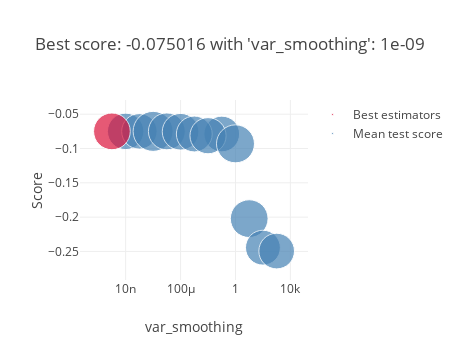

Notebook code cell kept with this figure:
### Code cell
from sklearn.naive_bayes import GaussianNB
gnb = GaussianNB()
parameters = {
    'var_smoothing' : [1e-9, 1e-8, 1e-7, 1e-6, 1e-5, 1e-4, 1e-3, 1e-2, 1e-1, 1, 10, 100, 1000],
}
grid_search = GridSearchCV(gnb, parameters, cv=k_fold,  scoring='neg_brier_score')
grid_result = grid_search.fit(X_filter_test, y_test)
cv_results = pd.DataFrame(grid_search.cv_results_).sort_values(by=['rank_test_score', 'mean_fit_time'])
display(cv_results)
scores['gnb_train'] = grid_result.best_score_
scores['gnb_test']  = brier_score_loss(y_test,grid_search.best_estimator_.predict_proba(X_filter_test)[:,1]
)
plot_grid_search(grid_result)
cv_results = pd.DataFrame(grid_search.cv_results_).sort_values(by=['rank_test_score', 'mean_fit_time'])

detailed_results["gnb"] = cv_results.iloc[0]

### Figure 1 — Plotly figure (JSON) as saved in the notebook; plotly's stock layout.template omitted (floating-point values rounded to 4 significant figures)
{"data": [{"marker": {"color": "SteelBlue", "size": [0.04259, 0.0403, 0.05135, 0.04361, 0.04309, 0.04089, 0.04129, 0.04191, 0.04637, 0.04578, 0.03911, 0.04081], "sizemin": 4, "sizemode": "area", "sizeref": 6.419e-05}, "mode": "markers", "name": "Mean test score", "showlegend": true, "text": ["'var_smoothing': 1e-08", "'var_smoothing': 1e-07", "'var_smoothing': 1e-06", "'var_smoothing': 1e-05", "'var_smoothing': 0.0001", "'var_smoothing': 0.1", "'var_smoothing': 0.001", "'var_smoothing': 0.01", "'var_smoothing': 1", "'var_smoothing': 10", "'var_smoothing': 100", "'var_smoothing': 1000"], "type": "scatter", "x": [1e-08, 1e-07, 1e-06, 1e-05, 0.0001, 0.1, 0.001, 0.01, 1, 10, 100, 1000], "xaxis": "x", "y": [-0.07502, -0.07502, -0.07502, -0.07507, -0.07559, -0.07884, -0.07887, -0.08137, -0.09318, -0.2022, -0.2445, -0.2494], "yaxis": "y"}, {"marker": {"color": "Crimson", "size": [0.04328], "sizemin": 4, "sizemode": "area", "sizeref": 6.419e-05}, "mode": "markers", "name": "Best estimators", "showlegend": true, "text": ["{'var_smoothing': 1e-09}"], "type": "scatter", "x": [1e-09], "xaxis": "x", "y": [-0.07502], "yaxis": "y"}], "layout": {"height": 360, "hovermode": "closest", "legend": {"traceorder": "reversed"}, "title": {"text": "Best score: -0.075016 with 'var_smoothing': 1e-09"}, "width": 460, "xaxis": {"anchor": "y", "domain": [0, 1], "title": {"text": "var_smoothing"}, "type": "log"}, "yaxis": {"anchor": "x", "domain": [0, 1], "title": {"text": "Score"}}}}
